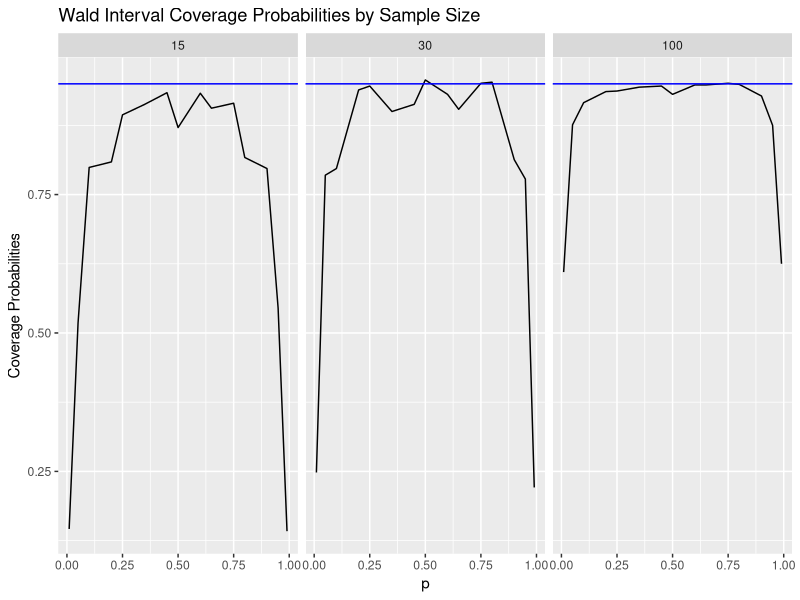

Source code (R):
## ---- chunk 1
wald_int <- function(y, n, alpha = 0.05){
  c(y/n -qnorm(1-alpha/2)*sqrt(((y/n)*(1-y/n))/n),
    y/n +qnorm(1-alpha/2)*sqrt(((y/n)*(1-y/n))/n))
}
## ---- chunk 2
CP_int <- function(y, n, alpha = 0.05){
  c((1 + (n-y+1)/(y*qf(1-alpha/2,2*y, 2*(n-y+1))))^-1,
    (1 + (n-y+1)/((y+1)*qf(alpha/2, 2*(y+1), 2*(n-y))))^-1)
  
  help(qf)
  
}
## ---- chunk 3
sample_sizes <- c(15, 30, 100)
p <- c(0.01, 0.05, 0.10, 0.20, 0.25, 0.35, 0.45, 0.5, 0.6, 0.65, 0.75, 0.8, 0.9, 0.95, 0.99)

wald_confidence_int <- list()


for(size in sample_sizes){
  for(prob in p){
   wald_CIs <- data.frame(lower=numeric(1000), upper=numeric(1000))
    data <- rbinom(n=1000, size, prob)
for(i in 1:1000){
  y<-data[i]
  
  wald_interval <- wald_int(y, size)
  
  wald_CIs$lower[i] <- wald_interval[1]
  wald_CIs$upper[i] <- wald_interval[2]
}
  wald_confidence_int[[paste0("Wald", "size_", size, "prob_", prob)]] <- wald_CIs
  }
}
## ---- chunk 4
#Initialize a "lengths" numeric vector to hold average lengths of size 45.
lengths <- numeric(45)

#Use a for loop to calculate the average lengths for each set of 1000 intervals. 
for(i in 1:45){
  lengths[i] <- mean(wald_confidence_int[[i]]$upper - wald_confidence_int[[i]]$lower)
}

#Create a vector that contains the probabilities 3 times.
repeated_p <- rep(p, 3)
#Initialize a numeric vector of length 45 to hold the coverage probabilities.
coverage_probabilities <- numeric(45)

#Use a for loop to calculate the coverage probability (% containing true p) for each set of 1000 intervals.
for (i in 1:45) {
  coverage_probabilities[i] <- mean(wald_confidence_int[[i]]$upper > repeated_p[i] & 
                   wald_confidence_int[[i]]$lower < repeated_p[i])
}

#Find the percentage where the true p is above the interval. 
miss_low <- numeric(45)

for (i in 1:45) {
  miss_low[i] <- mean(wald_confidence_int[[i]]$upper < repeated_p[i])
}

miss_low

#Find the percentage where the true p is below the interval.

miss_high <- numeric(45)

for (i in 1:45) {
  miss_high[i] <- mean(wald_confidence_int[[i]]$lower > repeated_p[i])
}

miss_high

#Create a data frame to hold information about the Wald Interval. 

#Create a vector of the values of n.
n_values <- c(rep(15,15), rep(30, 15), rep(100,15))
#Use the repeated p values created above.
repeated_p <- rep(p, 3)

#Store the n, p, lengths, coverage probabilities, and % missing above and below.
wald_summary <- data.frame(n = n_values, p = repeated_p, avg_int_lengths = lengths, coverage_probs = coverage_probabilities, miss_low = miss_low, miss_high = miss_high)
wald_summary

#Summary with just n, p, and coverage probabilities.
simplified_summary <- data.frame(sample_size = n_values, p = repeated_p, coverage_probs = coverage_probabilities)
simplified_summary


library(ggplot2)
ggplot(simplified_summary, aes(x=p, y=coverage_probs)) +
  geom_line()+
  facet_wrap(~sample_size) + 
  labs(title = "Wald Interval Coverage Probabilities by Sample Size",
       y = "Coverage Probabilities") +
  geom_hline(slope = 0, yintercept = 0.95, color = "blue")



